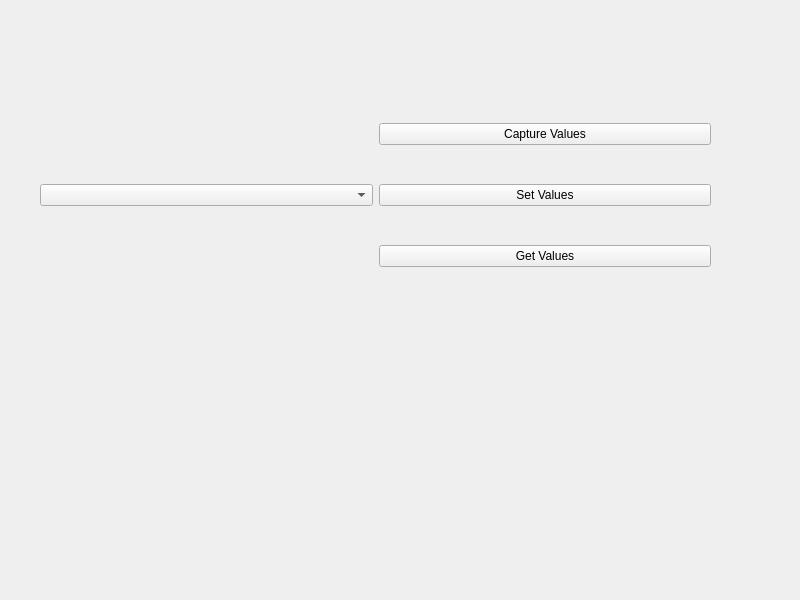
<?xml version="1.0" encoding="UTF-8"?>
<ui version="4.0">
 <class>Widget</class>
 <widget class="QWidget" name="Widget">
  <property name="geometry">
   <rect>
    <x>0</x>
    <y>0</y>
    <width>800</width>
    <height>600</height>
   </rect>
  </property>
  <property name="windowTitle">
   <string>Widget</string>
  </property>
  <widget class="QWidget" name="">
   <property name="geometry">
    <rect>
     <x>40</x>
     <y>90</y>
     <width>671</width>
     <height>211</height>
    </rect>
   </property>
   <layout class="QHBoxLayout" name="horizontalLayout">
    <item>
     <widget class="QComboBox" name="comboBox"/>
    </item>
    <item>
     <layout class="QVBoxLayout" name="verticalLayout">
      <item>
       <widget class="QPushButton" name="CaptureValuespushButton">
        <property name="text">
         <string>Capture Values</string>
        </property>
       </widget>
      </item>
      <item>
       <widget class="QPushButton" name="SetValuespushButton">
        <property name="text">
         <string>Set Values</string>
        </property>
       </widget>
      </item>
      <item>
       <widget class="QPushButton" name="GetValuespushButton">
        <property name="text">
         <string>Get Values</string>
        </property>
       </widget>
      </item>
     </layout>
    </item>
   </layout>
  </widget>
 </widget>
 <resources/>
 <connections/>
</ui>
